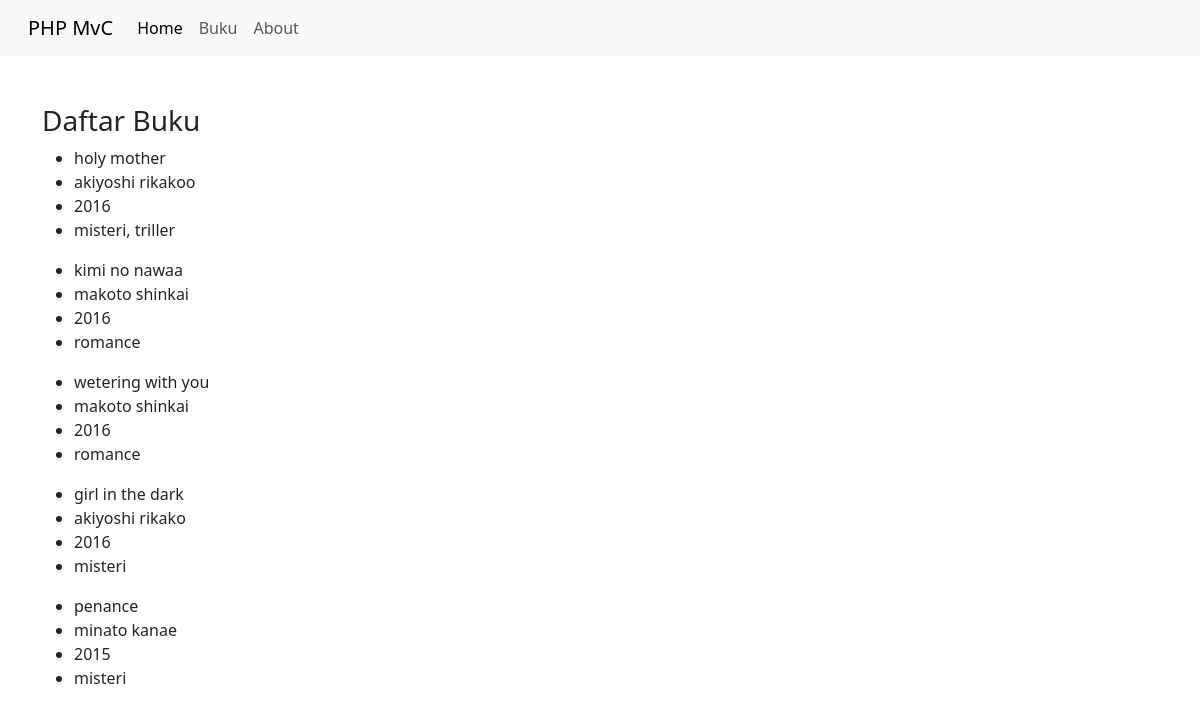
/public/buku, run on the app's committed database.
### tables this page shows
CREATE TABLE `bukuperpus` (
  `id` int(11) NOT NULL,
  `judul` varchar(200) NOT NULL,
  `penulis` varchar(200) NOT NULL,
  `kode` varchar(200) NOT NULL,
  `tahun` char(4) NOT NULL,
  `genre` varchar(200) NOT NULL
);

### app/core/controller.php (called while the page is built, shortened)
<?php
class Controller {
    public function view($view, $data = [] ){
        require_once '../app/views/' . $view . '.php';
    }
    public function model($model){
        return new $model;
    }
}
;?>

### app/controllers/Buku.php (called while the page is built)
<?php
class Buku extends Controller {
    public function index(){
        $data['judul'] = 'Daftar Buku';
        $data['buku'] = $this->model('Buku_model')->getAllBuku();
        $this->view('templates/header', $data);
        $this->view('buku/index', $data);
        $this->view('templates/footer');
    }
}
;?>

### app/core/App.php (called while the page is built, shortened)
<?php
class App {
    protected $method = 'index';
    protected $params = [];
    public function __construct(){
        $this->controller = new $this->controller;
        call_user_func_array([$this->controller, $this->method], $this->params);
    }
}
;?>

### public/index.php (called while the page is built, shortened)
<?php
$app = new App;

### app/models/Buku_model.php (called while the page is built, shortened)
<?php
class Buku_model {
    private $dbh;
    public function __construct()
    {
        $dsn = 'mysql:host=localhost;dbname=daftarbuku';
        try {
            $this->dbh = new PDO($dsn, 'root', '');
        } catch (PDOException $e) {
            die($e->getMessage());
        }
    }
    public function getAllBuku(){
        $this->stmt = $this->dbh->prepare('SELECT * FROM bukuperpus');
        $this->stmt->execute();
        return $this->stmt->fetchAll(PDO::FETCH_ASSOC);
    }
}
;?>

### app/views/buku/index.php (the view)
<div class="container mt-5">
    <div class="row">
        <div class="col-6">
            <h3>Daftar Buku</h3>
            <?php foreach($data['buku'] as $buku) :?>
                <ul>
                    <li><?= $buku['judul'] ;?></li>
                    <li><?= $buku['penulis'] ;?></li>
                    <li><?= $buku['tahun'] ;?></li>
                    <li><?= $buku['genre'] ;?></li>
                </ul>
            <?php endforeach; ?>
        </div>
    </div>
</div>

### app/views/templates/header.php (shortened to what this page needs)
<!DOCTYPE html>
<html lang="en">
<head>
    <link rel="stylesheet" href="<?= BASEURL ;?>/css/bootstrap.css">
</head>
<body>
<nav class="navbar navbar-expand-lg bg-body-tertiary">
  <div class="container-fluid ms-3">
    <a class="navbar-brand" href="<?= BASEURL ;?>">PHP MvC</a>
    <div class="collapse navbar-collapse" id="navbarNav">
      <ul class="navbar-nav">
        <li class="nav-item">
          <a class="nav-link active" aria-current="page" href="<?= BASEURL ;?>">Home</a>
        </li>
        <li class="nav-item">
          <a class="nav-link" href="<?= BASEURL ;?>/buku">Buku</a>
        </li>
        <li class="nav-item">
          <a class="nav-link" href="<?= BASEURL ;?>/about">About</a>
        </li>
      </ul>
    </div>
  </div>
</nav>

### app/views/templates/footer.php (shortened to what this page needs)
</body>
</html>

### data on the page
bukuperpus: judul "holy mother", penulis "akiyoshi rikakoo", tahun "2016", genre "misteri, triller"
bukuperpus: judul "kimi no nawaa", penulis "makoto shinkai", tahun "2016", genre "romance"
bukuperpus: judul "wetering with you", penulis "makoto shinkai", tahun "2016", genre "romance"
bukuperpus: judul "girl in the dark", penulis "akiyoshi rikako", tahun "2016", genre "misteri"
bukuperpus: judul "penance", penulis "minato kanae", tahun "2015", genre "misteri"
